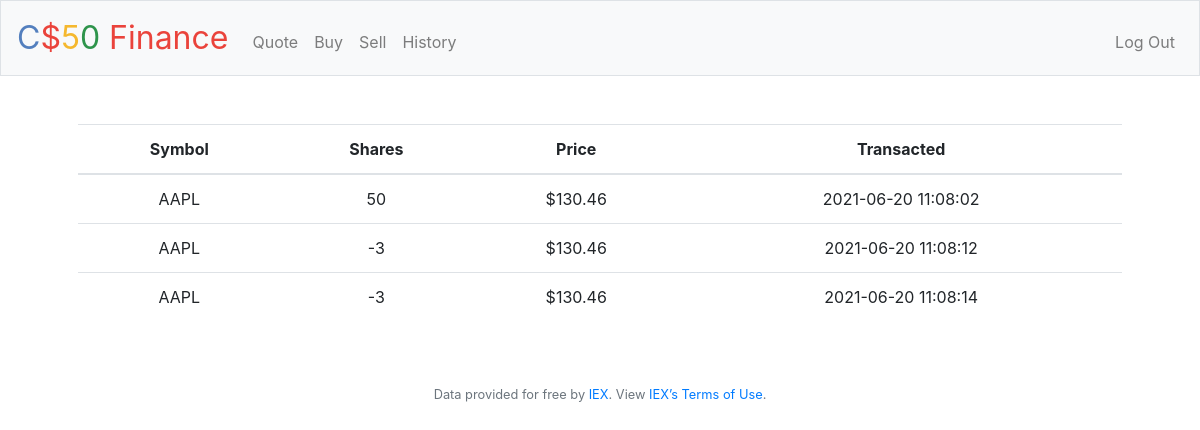
The app's page /history (signed in) with its own data.
### tables this page shows
CREATE TABLE stocks (
id INTEGER PRIMARY KEY AUTOINCREMENT NOT NULL,
userid INTEGER NOT NULL, 
symbol TEXT NOT NULL, 
name TEXT NOT NULL, 
shares INTEGER NOT NULL, 
price NUMBERIC NOT NULL, 
total NUMBERIC NOT NULL, 
transacted TIMESTAMP DEFAULT CURRENT_TIMESTAMP NOT NULL,
FOREIGN KEY(userid) REFERENCES users(id)
);

### application.py (the view)
@app.route("/history")
@login_required
def history():
    history = db.execute("SELECT symbol, shares, price, transacted FROM stocks WHERE userid = ?", session['user_id'])
    return render_template("history.html", history=history)

### application.py (called while the page is built)
@app.after_request
def after_request(response):
    response.headers["Cache-Control"] = "no-cache, no-store, must-revalidate"
    response.headers["Expires"] = 0
    response.headers["Pragma"] = "no-cache"
    return response

### helpers.py (called while the page is built)
def login_required(f):
    @wraps(f)
    def decorated_function(*args, **kwargs):
        if session.get("user_id") is None:
            return redirect("/login")
        return f(*args, **kwargs)
    return decorated_function

def usd(value):
    return f"${value:,.2f}"

### templates/history.html (shortened to what this page needs)
{% extends "layout.html" %}
{% block main %}
    <table class="table table-hover">
        <thead>
            <tr>
                <th scope="col">Symbol</th>
                <th scope="col">Shares</th>
                <th scope="col">Price</th>
                <th scope='col'>Transacted</th>
            </tr>
        </thead>
        <tbody>
            {% for item in history %}
            <tr>
                <td>{{ item.symbol }}</td>
                <td>{{ item.shares }}</td>
                <td>{{ usd(item.price) }}</td>
                <td>{{ item.transacted }}</td>
            {% endfor %}
            </tr>
        </tbody>
    </table>
{% endblock %}

### records on screen
stocks: symbol "AAPL", shares "50", price "$130.46", transacted "2021-06-20 11:08:02"
stocks: symbol "AAPL", shares "-3", price "$130.46", transacted "2021-06-20 11:08:12"
stocks: symbol "AAPL", shares "-3", price "$130.46", transacted "2021-06-20 11:08:14"
